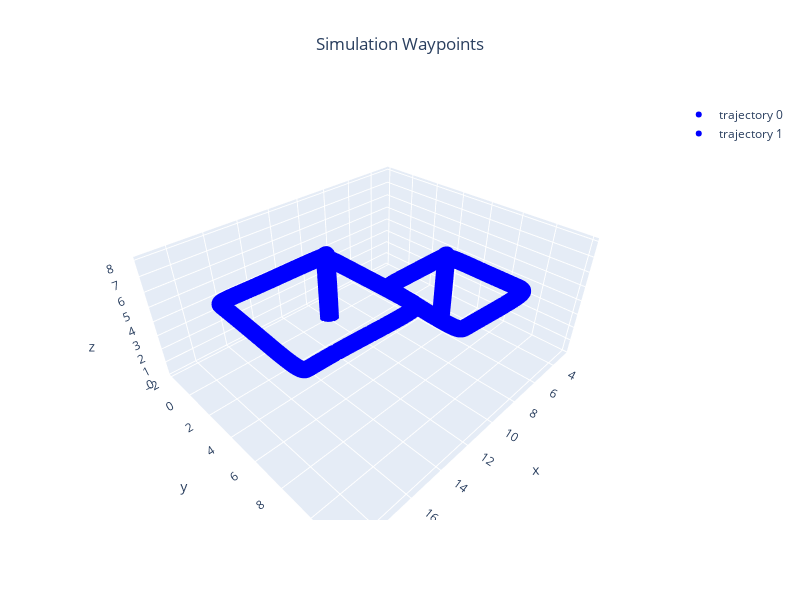

Here is the notebook cell this chart was saved with:
### Markdown cell above
## Execute Plan

### Code cell
import numpy as np
from numpy.typing import NDArray
from typing import List
blue_paths:List[NDArray[np.float64]] = []
for sysid,path in blue_gcs.paths.items():
    blue_paths.append(np.array([x for x in path if x is not None]))

markers = [ConfigGazebo.create_trajectory_from_array(array=path,color=Color.BLUE) for path in blue_paths]
Gazebo.plot_3d_interactive(markers=markers,title="Simulation Waypoints",frames=(0.2, 0.2, 0.6),ground=-0.05)

### Figure 1 — Plotly figure (JSON) as saved in the notebook; plotly's stock layout.template omitted (floating-point values rounded to 4 significant figures; data arrays with more than 128 entries replaced by an {"elided": "..."} marker saying what was removed)
{"data": [{"marker": {"color": {"elided": "7110 str values"}, "size": 6}, "mode": "markers", "name": "trajectory 0", "type": "scatter3d", "x": {"elided": "7110 float values"}, "y": {"elided": "7110 float values"}, "z": {"elided": "7110 float values"}}, {"marker": {"color": {"elided": "7149 str values"}, "size": 6}, "mode": "markers", "name": "trajectory 1", "type": "scatter3d", "x": {"elided": "7149 float values"}, "y": {"elided": "7149 float values"}, "z": {"elided": "7149 float values"}}], "layout": {"height": 600, "scene": {"xaxis": {"range": [2.446, 19.59], "title": {"text": "x"}}, "yaxis": {"range": [-2.199, 12.28], "title": {"text": "y"}}, "zaxis": {"range": [-0.05, 8.189], "title": {"text": "z"}}}, "showlegend": true, "title": {"text": "Simulation Waypoints", "x": 0.5, "xanchor": "center"}, "width": 800}}
